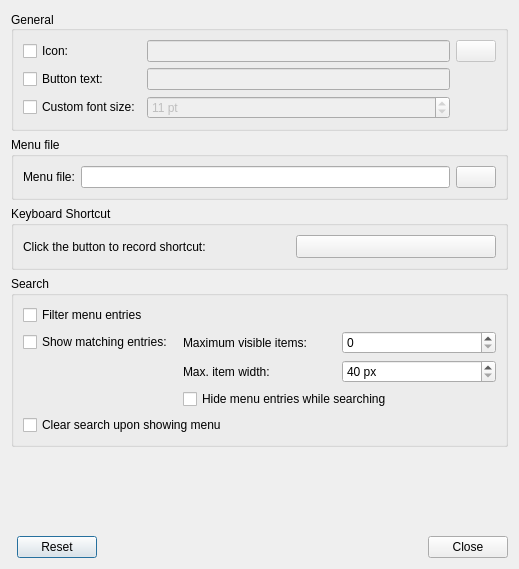
<?xml version="1.0" encoding="UTF-8"?>
<ui version="4.0">
 <class>LXQtMainMenuConfiguration</class>
 <widget class="QDialog" name="LXQtMainMenuConfiguration">
  <property name="geometry">
   <rect>
    <x>0</x>
    <y>0</y>
    <width>519</width>
    <height>569</height>
   </rect>
  </property>
  <property name="windowTitle">
   <string>Main Menu settings</string>
  </property>
  <layout class="QGridLayout" name="gridLayout_5">
   <item row="5" column="1">
    <layout class="QHBoxLayout" name="horizontalLayout">
     <item>
      <widget class="QDialogButtonBox" name="buttonBox_1">
       <property name="orientation">
        <enum>Qt::Horizontal</enum>
       </property>
       <property name="standardButtons">
        <set>QDialogButtonBox::Reset</set>
       </property>
      </widget>
     </item>
     <item>
      <spacer name="horizontalSpacer">
       <property name="orientation">
        <enum>Qt::Horizontal</enum>
       </property>
       <property name="sizeHint" stdset="0">
        <size>
         <width>40</width>
         <height>20</height>
        </size>
       </property>
      </spacer>
     </item>
     <item>
      <spacer name="horizontalSpacer_2">
       <property name="orientation">
        <enum>Qt::Horizontal</enum>
       </property>
       <property name="sizeHint" stdset="0">
        <size>
         <width>40</width>
         <height>20</height>
        </size>
       </property>
      </spacer>
     </item>
     <item>
      <widget class="QDialogButtonBox" name="buttonBox_2">
       <property name="orientation">
        <enum>Qt::Horizontal</enum>
       </property>
       <property name="standardButtons">
        <set>QDialogButtonBox::Close</set>
       </property>
      </widget>
     </item>
    </layout>
   </item>
   <item row="0" column="0" colspan="2">
    <widget class="QGroupBox" name="generalGB">
     <property name="title">
      <string>General</string>
     </property>
     <property name="alignment">
      <set>Qt::AlignLeading|Qt::AlignLeft|Qt::AlignVCenter</set>
     </property>
     <property name="flat">
      <bool>false</bool>
     </property>
     <property name="checkable">
      <bool>false</bool>
     </property>
     <layout class="QGridLayout" name="gridLayout">
      <item row="0" column="0">
       <widget class="QCheckBox" name="iconCB">
        <property name="text">
         <string>Icon:</string>
        </property>
       </widget>
      </item>
      <item row="0" column="1">
       <widget class="QLineEdit" name="iconLE">
        <property name="enabled">
         <bool>false</bool>
        </property>
       </widget>
      </item>
      <item row="0" column="2">
       <widget class="QPushButton" name="iconPB">
        <property name="enabled">
         <bool>false</bool>
        </property>
        <property name="text">
         <string/>
        </property>
       </widget>
      </item>
      <item row="1" column="0">
       <widget class="QCheckBox" name="showTextCB">
        <property name="text">
         <string>Button text:</string>
        </property>
       </widget>
      </item>
      <item row="1" column="1">
       <widget class="QLineEdit" name="textLE">
        <property name="enabled">
         <bool>false</bool>
        </property>
       </widget>
      </item>
      <item row="2" column="0">
       <widget class="QCheckBox" name="customFontCB">
        <property name="enabled">
         <bool>true</bool>
        </property>
        <property name="text">
         <string>Custom font size:</string>
        </property>
       </widget>
      </item>
      <item row="2" column="1">
       <widget class="QSpinBox" name="customFontSizeSB">
        <property name="enabled">
         <bool>false</bool>
        </property>
        <property name="suffix">
         <string> pt</string>
        </property>
        <property name="minimum">
         <number>1</number>
        </property>
        <property name="value">
         <number>11</number>
        </property>
       </widget>
      </item>
     </layout>
    </widget>
   </item>
   <item row="1" column="0" colspan="2">
    <widget class="QGroupBox" name="menuGB">
     <property name="enabled">
      <bool>true</bool>
     </property>
     <property name="title">
      <string>Menu file</string>
     </property>
     <layout class="QGridLayout" name="gridLayout_2">
      <item row="0" column="0">
       <widget class="QLabel" name="menuFileL">
        <property name="text">
         <string>Menu file:</string>
        </property>
       </widget>
      </item>
      <item row="0" column="1">
       <widget class="QLineEdit" name="menuFilePathLE"/>
      </item>
      <item row="0" column="2">
       <widget class="QPushButton" name="chooseMenuFilePB"/>
      </item>
     </layout>
    </widget>
   </item>
   <item row="3" column="0" colspan="2">
    <widget class="QGroupBox" name="searchGB">
     <property name="title">
      <string>Search</string>
     </property>
     <layout class="QGridLayout" name="gridLayout_4">
      <item row="2" column="1">
       <widget class="QLabel" name="filterShowMaxWidthL">
        <property name="text">
         <string>Max. item width:</string>
        </property>
       </widget>
      </item>
      <item row="1" column="0">
       <widget class="QCheckBox" name="filterShowCB">
        <property name="text">
         <string>Show matching entries:</string>
        </property>
       </widget>
      </item>
      <item row="1" column="2">
       <widget class="QSpinBox" name="filterShowMaxItemsSB">
        <property name="maximum">
         <number>20</number>
        </property>
       </widget>
      </item>
      <item row="1" column="1">
       <widget class="QLabel" name="filterShowMaxItemsL">
        <property name="text">
         <string>Maximum visible items:</string>
        </property>
       </widget>
      </item>
      <item row="0" column="0" colspan="3">
       <widget class="QCheckBox" name="filterMenuCB">
        <property name="text">
         <string>Filter menu entries</string>
        </property>
       </widget>
      </item>
      <item row="2" column="2">
       <widget class="QSpinBox" name="filterShowMaxWidthSB">
        <property name="suffix">
         <string> px</string>
        </property>
        <property name="minimum">
         <number>40</number>
        </property>
        <property name="maximum">
         <number>1000</number>
        </property>
       </widget>
      </item>
      <item row="3" column="1" colspan="2">
       <widget class="QCheckBox" name="filterShowHideMenuCB">
        <property name="text">
         <string>Hide menu entries while searching</string>
        </property>
       </widget>
      </item>
      <item row="4" column="0" colspan="3">
       <widget class="QCheckBox" name="filterClearCB">
        <property name="text">
         <string>Clear search upon showing menu</string>
        </property>
       </widget>
      </item>
     </layout>
    </widget>
   </item>
   <item row="2" column="0" colspan="2">
    <widget class="QGroupBox" name="groupBox">
     <property name="title">
      <string>Keyboard Shortcut</string>
     </property>
     <layout class="QGridLayout" name="gridLayout_3">
      <item row="0" column="1">
       <widget class="ShortcutSelector" name="shortcutEd">
        <property name="minimumSize">
         <size>
          <width>200</width>
          <height>0</height>
         </size>
        </property>
        <property name="text">
         <string/>
        </property>
       </widget>
      </item>
      <item row="0" column="0">
       <widget class="QLabel" name="label">
        <property name="text">
         <string>Click the button to record shortcut:</string>
        </property>
       </widget>
      </item>
     </layout>
    </widget>
   </item>
   <item row="4" column="1">
    <spacer name="verticalSpacer">
     <property name="orientation">
      <enum>Qt::Vertical</enum>
     </property>
     <property name="sizeHint" stdset="0">
      <size>
       <width>20</width>
       <height>41</height>
      </size>
     </property>
    </spacer>
   </item>
  </layout>
 </widget>
 <customwidgets>
  <customwidget>
   <class>ShortcutSelector</class>
   <extends>QToolButton</extends>
   <header location="global">LXQtGlobalKeysUi/ShortcutSelector</header>
  </customwidget>
 </customwidgets>
 <resources/>
 <connections>
  <connection>
   <sender>customFontCB</sender>
   <signal>toggled(bool)</signal>
   <receiver>customFontSizeSB</receiver>
   <slot>setEnabled(bool)</slot>
   <hints>
    <hint type="sourcelabel">
     <x>60</x>
     <y>249</y>
    </hint>
    <hint type="destinationlabel">
     <x>280</x>
     <y>277</y>
    </hint>
   </hints>
  </connection>
  <connection>
   <sender>showTextCB</sender>
   <signal>toggled(bool)</signal>
   <receiver>textLE</receiver>
   <slot>setEnabled(bool)</slot>
   <hints>
    <hint type="sourcelabel">
     <x>239</x>
     <y>39</y>
    </hint>
    <hint type="destinationlabel">
     <x>313</x>
     <y>68</y>
    </hint>
   </hints>
  </connection>
  <connection>
   <sender>iconCB</sender>
   <signal>toggled(bool)</signal>
   <receiver>iconLE</receiver>
   <slot>setEnabled(bool)</slot>
   <hints>
    <hint type="sourcelabel">
     <x>91</x>
     <y>53</y>
    </hint>
    <hint type="destinationlabel">
     <x>284</x>
     <y>53</y>
    </hint>
   </hints>
  </connection>
  <connection>
   <sender>iconCB</sender>
   <signal>toggled(bool)</signal>
   <receiver>iconPB</receiver>
   <slot>setEnabled(bool)</slot>
   <hints>
    <hint type="sourcelabel">
     <x>91</x>
     <y>53</y>
    </hint>
    <hint type="destinationlabel">
     <x>431</x>
     <y>53</y>
    </hint>
   </hints>
  </connection>
  <connection>
   <sender>filterShowCB</sender>
   <signal>toggled(bool)</signal>
   <receiver>filterShowMaxItemsSB</receiver>
   <slot>setEnabled(bool)</slot>
   <hints>
    <hint type="sourcelabel">
     <x>172</x>
     <y>374</y>
    </hint>
    <hint type="destinationlabel">
     <x>393</x>
     <y>374</y>
    </hint>
   </hints>
  </connection>
  <connection>
   <sender>filterShowCB</sender>
   <signal>toggled(bool)</signal>
   <receiver>filterShowMaxItemsL</receiver>
   <slot>setEnabled(bool)</slot>
   <hints>
    <hint type="sourcelabel">
     <x>111</x>
     <y>374</y>
    </hint>
    <hint type="destinationlabel">
     <x>269</x>
     <y>374</y>
    </hint>
   </hints>
  </connection>
  <connection>
   <sender>filterShowCB</sender>
   <signal>toggled(bool)</signal>
   <receiver>filterShowMaxWidthSB</receiver>
   <slot>setEnabled(bool)</slot>
   <hints>
    <hint type="sourcelabel">
     <x>111</x>
     <y>352</y>
    </hint>
    <hint type="destinationlabel">
     <x>396</x>
     <y>378</y>
    </hint>
   </hints>
  </connection>
  <connection>
   <sender>filterShowCB</sender>
   <signal>toggled(bool)</signal>
   <receiver>filterShowMaxWidthL</receiver>
   <slot>setEnabled(bool)</slot>
   <hints>
    <hint type="sourcelabel">
     <x>111</x>
     <y>352</y>
    </hint>
    <hint type="destinationlabel">
     <x>269</x>
     <y>378</y>
    </hint>
   </hints>
  </connection>
  <connection>
   <sender>filterShowCB</sender>
   <signal>toggled(bool)</signal>
   <receiver>filterShowHideMenuCB</receiver>
   <slot>setEnabled(bool)</slot>
   <hints>
    <hint type="sourcelabel">
     <x>110</x>
     <y>374</y>
    </hint>
    <hint type="destinationlabel">
     <x>332</x>
     <y>437</y>
    </hint>
   </hints>
  </connection>
 </connections>
</ui>
